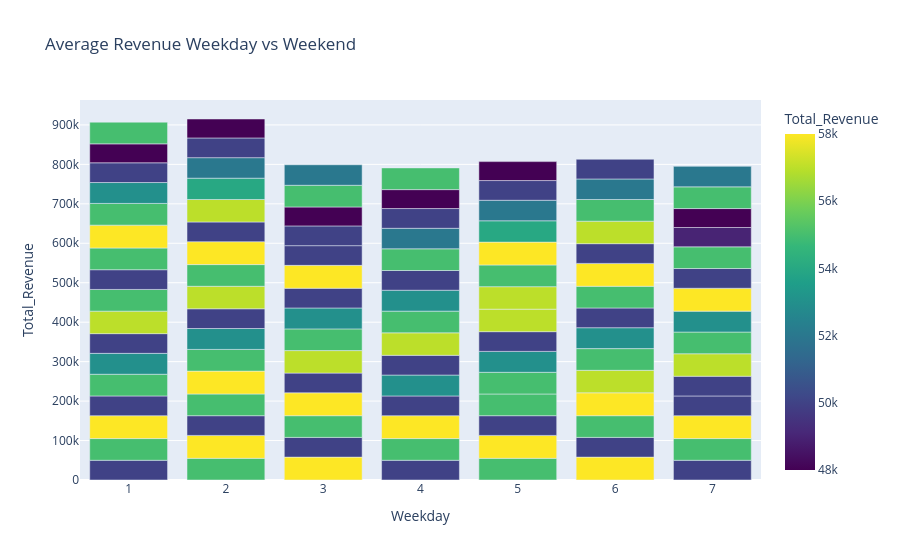

Notebook code cell kept with this figure:
### Markdown cell above
# Average Revenue:Weekday vs weekend

### Code cell
fig = px.bar(df,x="Weekday",y="Total_Revenue",color="Total_Revenue",color_continuous_scale="viridis",title="Average Revenue Weekday vs Weekend")
fig.show()
